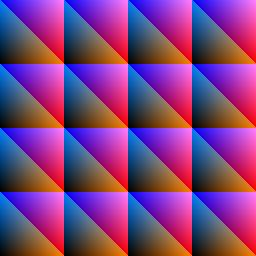
#> input picture samples/synthetic/gradient.jpg, 256 x 256 px
$ python run_dft_dct.py compress ../../samples/synthetic/gradient.jpg out.png
#> lines starting #> are read from the running program, lines starting #| are printed output that depends on the picture; after the words box and inside, x2 and y2 are one past the last pixel; in counts of white or black regions, pixels touching at a corner belong together
### image_compression_project/original_algorithms/dft_dct_original.py
# -*- coding: utf-8 -*-
"""Image Compression - Block-based DCT/DFT with Quantization

Updated to use JPEG-like block processing with quantization matrices
instead of simple threshold-based compression.

Original file is located at
    https://colab.research.google.com/drive/1dNBEKBjNjHbZyp-1RAEe6GcilVCxR0mO
"""

import numpy as np
import matplotlib.pyplot as plt
import matplotlib.image as mpimg
from scipy.fftpack import dct, idct, fft2, ifft2
import os

# [15 lines left out: function create_sample_image, not called in this run]

def load_external_image(file_path):
    """
    Loads an external image file and returns it as an RGB (H x W x 3)
    NumPy array (uint8, 0-255 range).
    """
#> called with file_path = '../../samples/synthetic/gradient.jpg'
    if not os.path.exists(file_path):
        print(f"Error: Image file not found at '{file_path}'. Using sample (color) image instead.")
        return create_sample_image(512)

    print(f"Loading image from: {file_path}")
    try:
        img = mpimg.imread(file_path)
#> img is the input picture: shape (256, 256, 3); mean R, G, B 127, 63.8, 127

        # Convert floating point images (0.0-1.0) to uint8 (0-255)
        if img.dtype == np.float32 or img.dtype == np.float64:
            img = (img * 255).astype(np.uint8)

        # Handle alpha channel if present (4 channels -> 3 channels)
        if len(img.shape) == 3 and img.shape[2] == 4:
            img = img[..., :3]

        # If image is grayscale (2D), stack it to create 3 channels
        if len(img.shape) == 2:
            img = np.stack([img, img, img], axis=-1)

        # Final check to ensure it's a 3-channel RGB image
        if len(img.shape) == 3 and img.shape[2] == 3:
            return img.astype(np.uint8)

        raise ValueError("Unsupported image format or channel count.")

    except Exception as e:
        print(f"An error occurred while loading or processing the image: {e}. Using sample (color) image instead.")
        return create_sample_image(512)

# [16 lines left out: function to_grayscale, not called in this run]


def calculate_metrics(original, compressed):
    """
    Calculates MSE and PSNR. Works on both 2D (grayscale) and 3D (color) arrays.
    """
    # Convert to float64 for accurate calculation
    original = original.astype(np.float64)
    compressed = compressed.astype(np.float64)

    # 1. MSE (calculated across all dimensions/channels)
    mse = np.mean((original - compressed) ** 2)

    # 2. PSNR
    if mse == 0:
        psnr = 100
    else:
        max_pixel = 255.0
        # The PSNR calculation remains the same, using max_pixel=255
        psnr = 20 * np.log10(max_pixel / np.sqrt(mse))

    return mse, psnr

# [12 lines left out: function get_compression_ratio, not called in this run]


# ==============================================================================
# Block Compression with Quantization (JPEG-like)
# ==============================================================================

# Standard 8x8 Luminance Quantization Matrix (JPEG baseline)
JPEG_QUANTIZATION_MATRIX = np.array([
    [16, 11, 10, 16, 24, 40, 51, 61],
    [12, 12, 14, 19, 26, 58, 60, 55],
    [14, 13, 16, 24, 40, 57, 69, 56],
    [14, 17, 22, 29, 51, 87, 80, 62],
    [18, 22, 37, 56, 68, 109, 103, 77],
    [24, 35, 55, 64, 81, 104, 113, 92],
    [49, 64, 78, 87, 103, 121, 120, 101],
    [72, 92, 95, 98, 112, 100, 103, 99]
])

def dct_2d(image):
    """2D DCT-II transform"""
    return dct(dct(image.T, norm='ortho').T, norm='ortho')

def idct_2d(coeffs):
    """Inverse 2D DCT-II transform"""
    return idct(idct(coeffs.T, norm='ortho').T, norm='ortho')

def block_compression(channel, block_size, transform_func, inverse_transform_func, q_matrix):
    """
    Performs block-wise transform, quantization, and inverse steps.
    This simulates JPEG-like compression.

    Args:
        channel: Single channel image (H x W)
        block_size: Size of blocks (typically 8 for JPEG)
        transform_func: Transform function (dct_2d or fft2)
        inverse_transform_func: Inverse transform (idct_2d or ifft2)
        q_matrix: Quantization matrix

    Returns:
        reconstructed_channel: Reconstructed image
        quantized_coeffs_stack: All quantized coefficients (for CR calculation)
    """
    H, W = channel.shape
    reconstructed_channel = np.zeros_like(channel, dtype=np.float64)
    all_quantized_coeffs = []

    for i in range(0, H, block_size):
        for j in range(0, W, block_size):
            block = channel[i:i + block_size, j:j + block_size].astype(np.float64)

            # Center data (shift by 128 for JPEG)
            block_centered = block - 128.0

            # Step 1: Transform
            transformed_coeffs = transform_func(block_centered)

            # Step 2: Quantization (Lossy compression step)
            if transform_func == fft2:
                # Quantize real and imaginary parts separately for DFT
                quantized_coeffs_real = np.round(np.real(transformed_coeffs) / q_matrix)
                quantized_coeffs_imag = np.round(np.imag(transformed_coeffs) / q_matrix)
                quantized_coeffs = quantized_coeffs_real + 1j * quantized_coeffs_imag
            else:  # DCT
                quantized_coeffs = np.round(transformed_coeffs / q_matrix)

            all_quantized_coeffs.append(quantized_coeffs.ravel())

            # Step 3: De-Quantization
            if transform_func == fft2:
                dequantized_coeffs = quantized_coeffs_real * q_matrix + 1j * quantized_coeffs_imag * q_matrix
            else:  # DCT
                dequantized_coeffs = quantized_coeffs * q_matrix

            # Step 4: Inverse Transform
            if inverse_transform_func == ifft2:
                # Take the real part for IDFT
                recon_block = np.real(inverse_transform_func(dequantized_coeffs))
            else:  # IDCT
                recon_block = inverse_transform_func(dequantized_coeffs)

            # De-center data (shift back by 128)
            recon_block += 128.0

            # Place reconstructed block back
            reconstructed_channel[i:i + block_size, j:j + block_size] = recon_block

    # Stack all quantized coefficients from all blocks
    quantized_coeffs_stack = np.concatenate(all_quantized_coeffs)

    # Clamp to 0-255 range and convert to uint8
    return np.clip(reconstructed_channel, 0, 255).astype(np.uint8), quantized_coeffs_stack


# ==============================================================================
# Color Image Wrapper Functions (Block-based Compression)
# ==============================================================================

def dct_compression_color(image_rgb, quality_scale=1.0):
    """
    Performs JPEG-like DCT compression on RGB image using block quantization.

    Args:
        image_rgb: RGB image (H x W x 3)
        quality_scale: Scaling factor for quantization matrix
                      > 1.0 = higher compression, lower quality
                      < 1.0 = lower compression, higher quality

    Returns:
        reconstructed: Reconstructed RGB image
        all_coeffs: Concatenated quantized coefficients from all channels
    """
#> called with quality_scale = 90
    BLOCK_SIZE = 8

    # Align image to 8x8 blocks
    H, W, C = image_rgb.shape
#> H = 256; W = 256; C = 3
    H_new = H - (H % BLOCK_SIZE)
#> H_new = 256
    W_new = W - (W % BLOCK_SIZE)
#> W_new = 256
    image_aligned = image_rgb[:H_new, :W_new, :]

    # Create quantization matrix
    q_matrix = JPEG_QUANTIZATION_MATRIX * quality_scale

    dct_recon_channels = []
    dct_all_coeffs = []

    for i in range(3):
        recon_channel, coeffs = block_compression(
            image_aligned[:, :, i], BLOCK_SIZE, dct_2d, idct_2d, q_matrix
        )
        dct_recon_channels.append(recon_channel)
        dct_all_coeffs.append(coeffs)
#> this loop made 3 passes
#> pass 1, in dct_compression_color, `recon_channel, coeffs = block_compression( image_aligned[:, :, i], BLO..`:
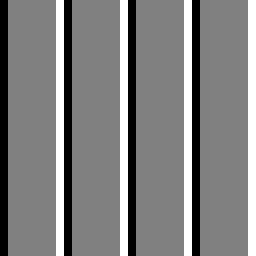
#> recon_channel: shape (256, 256); min 0, max 255, mean 127.9
#> pass 2, in dct_compression_color, `recon_channel, coeffs = block_compression( image_aligned[:, :, i], BLO..`:
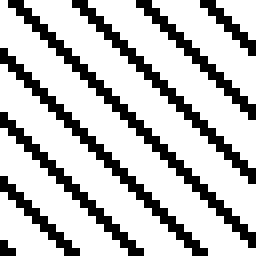
#> recon_channel: shape (256, 256); values 0 (black) and 128 (white), 75% white; 8 black regions, largest, box (x1, y1, x2, y2) and area: (8, 0, 256, 248) 3904, (0, 48, 208, 256) 3264, (72, 0, 256, 184) 2880
#> pass 3, in dct_compression_color, `recon_channel, coeffs = block_compression( image_aligned[:, :, i], BLO..`:
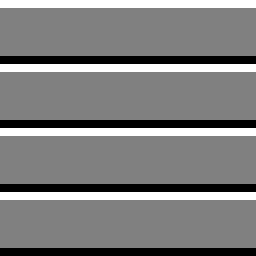
#> recon_channel: shape (256, 256); min 0, max 255, mean 127.9
#> after the loop, dct_all_coeffs = 3 items; dct_recon_channels = 3 items

    reconstructed = np.stack(dct_recon_channels, axis=-1)
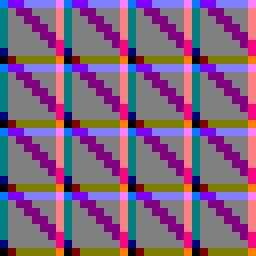
#> reconstructed: shape (256, 256, 3); mean of channels 0, 1, 2 127.9, 96, 127.9; drawn as R, G, B
    all_coeffs = np.concatenate(dct_all_coeffs)

    return reconstructed, all_coeffs


# [38 lines left out: function dft_compression_color, not called in this run]


# ==========================================
# Main Execution
# ==========================================

# [125 lines that do not run on import are left out]

### image_compression_project/wrappers/run_dft_dct.py
#!/usr/bin/env python3
"""
Thin CLI wrapper for DFT/DCT lossy compression algorithms.
This wrapper imports and calls the original implementation without modifying any algorithm logic.
"""
import argparse
import sys
import os
import pickle
import numpy as np
import matplotlib.image as mpimg

# Add parent directory to path for imports
sys.path.insert(0, os.path.abspath(os.path.join(os.path.dirname(__file__), '..')))

from original_algorithms.dft_dct_original import (
    dft_compression_color,
    dct_compression_color,
    calculate_metrics,
    load_external_image
)


def compress_image(input_path, output_path, method='dct', threshold=90):
    """Compress image using original DFT/DCT implementation."""
    # Load image using original loader
    original_img_rgb = load_external_image(input_path)

    # Call original compression function based on method
    if method == 'dft':
        compressed_img, coeffs = dft_compression_color(original_img_rgb, threshold)
    elif method == 'dct':
        compressed_img, coeffs = dct_compression_color(original_img_rgb, threshold)
    else:
        raise ValueError(f"Unknown method: {method}")

    # Save compressed data
    compressed_data = {
        'coeffs': coeffs,
        'method': method,
        'threshold': threshold,
        'shape': original_img_rgb.shape
    }

    with open(output_path, 'wb') as f:
        pickle.dump(compressed_data, f)

    # Calculate metrics
    mse, psnr = calculate_metrics(original_img_rgb, compressed_img)
#> in calculate_metrics, `mse = np.mean((original - compressed) ** 2)`: mse = 2649.4
#> in calculate_metrics, `psnr = 20 * np.log10(max_pixel / np.sqrt(mse))`: psnr = 13.9
#> mse = 2649.4; psnr = 13.9

    return {
        'mse': mse,
        'psnr': psnr,
        'compressed_image': compressed_img
    }


def decompress_image(input_path, output_path):
    """
    Decompress image using original DFT/DCT implementation.
    Note: For lossy compression, decompression reconstructs from saved coefficients.
    """
    # Load compressed data
    with open(input_path, 'rb') as f:
        compressed_data = pickle.load(f)

    coeffs = compressed_data['coeffs']
    method = compressed_data['method']

    # Import reconstruction functions
    from original_algorithms.dft_dct_original import idct_2d

    # Reconstruct image from coefficients
    if method == 'dct':
        # Reconstruct each channel
        reconstructed_channels = []
        for i in range(3):
            channel_coeffs = coeffs[:, :, i]
            reconstructed_channel = idct_2d(channel_coeffs)
            reconstructed_channels.append(reconstructed_channel)
        reconstructed = np.stack(reconstructed_channels, axis=-1)
        reconstructed = np.clip(reconstructed, 0, 255).astype(np.uint8)
    elif method == 'dft':
        # For DFT, reconstruction is already done during compression
        # This is a limitation of the original implementation
        print("Warning: DFT decompression from coefficients requires additional implementation")
        reconstructed = np.abs(np.fft.ifft2(np.fft.ifftshift(coeffs), axes=(0, 1)))
        reconstructed = np.clip(reconstructed, 0, 255).astype(np.uint8)

    # Save reconstructed image
    mpimg.imsave(output_path, reconstructed)

    return reconstructed


def main():
    parser = argparse.ArgumentParser(description='DFT/DCT lossy image compression wrapper')
    parser.add_argument('command', choices=['compress', 'decompress'],
                       help='Operation to perform')
    parser.add_argument('input', help='Input file path')
    parser.add_argument('output', help='Output file path')
    parser.add_argument('--method', choices=['dft', 'dct'], default='dct',
                       help='Compression method (default: dct)')
    parser.add_argument('--threshold', type=int, default=90,
                       help='Compression threshold percentage (default: 90)')

    args = parser.parse_args()

    if args.command == 'compress':
        result = compress_image(args.input, args.output, args.method, args.threshold)
#> result = 3 items
        print(f"Compression complete using {args.method.upper()}!")
        print(f"MSE: {result['mse']:.2f}")
#| MSE: 2649.35
        print(f"PSNR: {result['psnr']:.2f} dB")
#| PSNR: 13.90 dB

        # Also save the compressed image as PNG for visual inspection
#> (the run stopped early here; a loop or call above may not have finished)

$ run again, on samples/synthetic/stripes.jpg
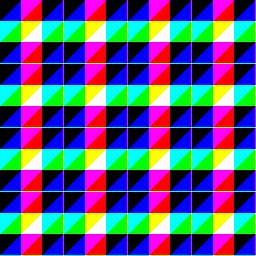
#> input picture samples/synthetic/stripes.jpg, 256 x 256 px
#> in load_external_image, img is the input picture: shape (256, 256, 3); mean R, G, B 89.1, 88.8, 127.7
#> the loop in dct_compression_color, `for i in range(3):` made 3 passes
#> pass 3, in dct_compression_color, `recon_channel, coeffs = block_compression( image_aligned[:, :, i], BLO..`:
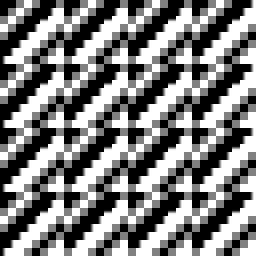
#> recon_channel: shape (256, 256); min 0, max 255, mean 127.6
#> after the loop in dct_compression_color, `for i in range(3):`: dct_all_coeffs = 3 items
#> in dct_compression_color, `reconstructed = np.stack(dct_recon_channels, axis=-1)`:
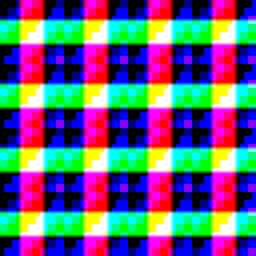
#> reconstructed: shape (256, 256, 3); mean of channels 0, 1, 2 97.8, 95.6, 127.6; drawn as R, G, B
#> in calculate_metrics, `mse = np.mean((original - compressed) ** 2)`: mse = 2961.7
#> in calculate_metrics, `psnr = 20 * np.log10(max_pixel / np.sqrt(mse))`: psnr = 13.42
#> in compress_image, `mse, psnr = calculate_metrics(original_img_rgb, compressed_img)`: mse = 2961.7; psnr = 13.42
#> result = 3 items
#| MSE: 2961.65
#| PSNR: 13.42 dB
